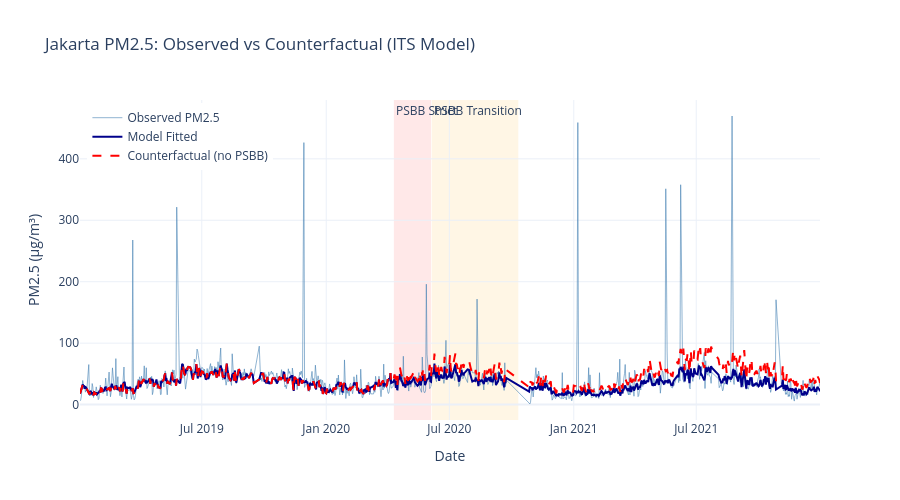

Here is the notebook cell this chart was saved with:
### Code cell
# Generate counterfactual (what would PM2.5 be without PSBB)
model_data_cf        = model_data.copy()
model_data_cf['D']   = 0
model_data_cf['P']   = 0

model_data['predicted']      = np.exp(model.predict(model_data))
model_data['counterfactual'] = np.exp(model.predict(model_data_cf))

fig = go.Figure()

fig.add_trace(go.Scatter(
    x=model_data['date'], y=model_data['pm25_mean'],
    mode='lines', name='Observed PM2.5',
    line=dict(color='steelblue', width=1), opacity=0.6,
))
fig.add_trace(go.Scatter(
    x=model_data['date'], y=model_data['predicted'],
    mode='lines', name='Model Fitted',
    line=dict(color='darkblue', width=2),
))
fig.add_trace(go.Scatter(
    x=model_data['date'], y=model_data['counterfactual'],
    mode='lines', name='Counterfactual (no PSBB)',
    line=dict(color='red', width=2, dash='dash'),
))

fig.add_vrect(
    x0='2020-04-10', x1='2020-06-04',
    fillcolor='rgba(255,100,100,0.15)', layer='below', line_width=0,
    annotation_text='PSBB Strict', annotation_position='top left',
)
fig.add_vrect(
    x0='2020-06-05', x1='2020-10-11',
    fillcolor='rgba(255,165,0,0.10)', layer='below', line_width=0,
    annotation_text='PSBB Transition', annotation_position='top left',
)

fig.update_layout(
    title='Jakarta PM2.5: Observed vs Counterfactual (ITS Model)',
    xaxis_title='Date',
    yaxis_title='PM2.5 (µg/m³)',
    template='plotly_white',
    height=500,
    legend=dict(x=0.01, y=0.99),
)

fig.show()
out = str(REPORTS_DIR / 'figures' / '04_covid_its.html')
fig.write_html(out)
print(f'Figure saved: {out}')

### Figure 1 — Plotly figure (JSON) as saved in the notebook; plotly's stock layout.template omitted (floating-point values rounded to 4 significant figures; data arrays with more than 128 entries replaced by an {"elided": "..."} marker saying what was removed)
{"data": [{"line": {"color": "steelblue", "width": 1}, "mode": "lines", "name": "Observed PM2.5", "opacity": 0.6, "type": "scatter", "x": {"elided": "919 str values"}, "y": {"elided": "919 float values"}}, {"line": {"color": "darkblue", "width": 2}, "mode": "lines", "name": "Model Fitted", "type": "scatter", "x": {"elided": "919 str values"}, "y": {"elided": "919 float values"}}, {"line": {"color": "red", "dash": "dash", "width": 2}, "mode": "lines", "name": "Counterfactual (no PSBB)", "type": "scatter", "x": {"elided": "919 str values"}, "y": {"elided": "919 float values"}}], "layout": {"annotations": [{"showarrow": false, "text": "PSBB Strict", "x": "2020-04-10", "xanchor": "left", "xref": "x", "y": 1, "yanchor": "top", "yref": "y domain"}, {"showarrow": false, "text": "PSBB Transition", "x": "2020-06-05", "xanchor": "left", "xref": "x", "y": 1, "yanchor": "top", "yref": "y domain"}], "height": 500, "legend": {"x": 0.01, "y": 0.99}, "shapes": [{"fillcolor": "rgba(255,100,100,0.15)", "layer": "below", "line": {"width": 0}, "type": "rect", "x0": "2020-04-10", "x1": "2020-06-04", "xref": "x", "y0": 0, "y1": 1, "yref": "y domain"}, {"fillcolor": "rgba(255,165,0,0.10)", "layer": "below", "line": {"width": 0}, "type": "rect", "x0": "2020-06-05", "x1": "2020-10-11", "xref": "x", "y0": 0, "y1": 1, "yref": "y domain"}], "title": {"text": "Jakarta PM2.5: Observed vs Counterfactual (ITS Model)"}, "xaxis": {"title": {"text": "Date"}}, "yaxis": {"title": {"text": "PM2.5 (µg/m³)"}}}}
